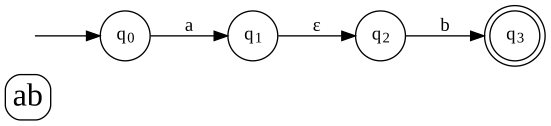

This figure's Python source:
#!/usr/bin/env python3
# -*- coding: utf-8 -*-


# I Matthew Boyle have written all of this project myself, without any
# unauthorized assistance, and have followed the academic honor code.


from nfa_regex import *
from state import *
# Note: You may want to use the provided generateSVG() method below for visualizing,
# your NFAs/DFAs and for debugging. If not, you may remove it and the following import.
# You are not required to provide a working generateSVG method, but you may find it useful.
try:
	from graphviz import Digraph
except:
	pass



# TODO: This is your class for modeling NFAs/DFAs! Some is already stubbed out for you.
class NFA:
    """A class for NFAs that can be constructed from a Regex"""
    def __init__(self, r = None):
        """Constructs an empty-language NFA when r==None, 
            or constructs an NFA from the provided Regex object."""
        self.r = r #s Save a reference to the regex itself
        if r == None:
            # If no Regex instance is provided: the empty language 
            start = State()
            self.Q = {start}
            self.Sigma = set()
            self.s = start
            self.F = set()
            self.delta = set()
        elif isinstance(r, EpsilonRegex):
            # TODO: the epsilon language, base form (Hint: look in regex.py)
            start = State()
            self.Q = {start}
            self.Sigma = set()
            self.s = start
            self.F = set(start)
            self.delta = set()
        elif isinstance(r, StarRegex):
            # TODO: handle derived form star
            nfa0 = NFA(r.r0)
            start = State()
            self.Q = nfa0.Q | {start}
            self.Sigma = nfa0.Sigma
            self.s = start
            self.F = {start}
            self.delta = (nfa0.delta | {(start, "", nfa0.s), (min(nfa0.F), "", start)})
        elif isinstance(r, SeqRegex):
            # TODO: handle derived form juxtaposition/sequencing
            nfa0 = NFA(r.r0)
            nfa1 = NFA(r.r1)
            self.Q = nfa0.Q | nfa1.Q
            self.Sigma = nfa0.Sigma | nfa1.Sigma
            self.s = nfa0.s
            self.F = nfa1.F
            self.delta = (nfa0.delta | nfa1.delta | {(min(nfa0.F), "", nfa1.s)})
        elif isinstance(r, DisjRegex):
            # Note how this is exactly the Disjunction construction
            # we saw in the slides for converting RE -> NFA
            nfa0 = NFA(r.r0)
            nfa1 = NFA(r.r1)
            start = State()
            end = State()
            self.Q = nfa0.Q | nfa1.Q | {start, end}
            self.Sigma = nfa0.Sigma | nfa1.Sigma
            self.s = start
            self.F = {end}
            # Explanation: below, min is nice for selecting an arbitrary
            # element; as we maintain as an invariant that self.F is
            # a singleton for the duration of NFA construction, this works well
            # (may not be the case for DFAs; also note: empty string is epsilon)
            self.delta = ({(start, "", nfa0.s), (start, "", nfa1.s),
                           (min(nfa0.F), "", end), (min(nfa1.F), "", end)}
                          | nfa0.delta | nfa1.delta)
        elif isinstance(r, CharRegex):
            # TODO: handle base form (Hint: look in regex.py)
            start = State()
            end = State()
            self.Q = {start, end}
            self.Sigma = set(r.x)
            self.s = start
            self.F = {end}
            self.delta = {(start, r.x, end)}
        else:
            raise "NFA must be constructed from a Regex (or None)."


    def matches(self, s):
        # Note how move and epsilon closure (written correctly) may be used to
        # simulate an NFA or DFA (this code can work for both!)
        # See also: the nfa-dfa and subset algorithm slides from class for move, epsilonClosure.
        current = self.epsilonClosure({self.s})
        for x in s:
            current = self.epsilonClosure(self.move(current, x))
        if current & self.F == set():
            return False
        else:
            return True
        
        
    def epsilonClosure(self, qs):
        """Returns the set of states reachable from those in qs without consuming any characters."""
        # TODO: write epsilon closure (see slides)
        eps = set()
        for x in qs:
            for y in self.delta:
                if y[0] == x and y[1] == "":
                    eps.add(y[2])
        while eps != set():
            return (self.epsilonClosure(eps) | eps)
        return qs

    
    def move(self, qs, x):
        """Returns the set of states reachable from those in qs by consuming character x."""
        # TODO: write move (see slides)
        eps = set()
        for y in qs:
            for z in self.delta:
                if z[0] == y and z[1] == x:
                    eps.add(z[2])
        return eps

    
    def NFA_to_DFA(self):
        """Returns a DFA equivalent to self."""
        dfa = NFA()
        dfa.r = self.r
        startset = self.epsilonClosure({self.s})
        start = State(frozenset(startset))
        dfa.Q = {start}
        # TODO: Construct dfa from self (using subset algorithm)
        #       ...
        return dfa

    
    def statecount(self):
        return len(self.Q)
        
        
    def isDFA(self):
        # Checks to see if the NFA is also a DFA:
        # i.e., reports True iff self.delta is a function
        for q in self.Q:
            outgoingset = set()
            for e in self.delta:
                if q == e[0]:
                    if e[1] in outgoingset or e[1] == "":
                        return False
                    outgoingset.add(e[1])
        return True


    def minimizeDFA(self):
        """Takes a DFA and returns a minimized DFA"""
        if self.isDFA() == False:
            raise "minimizeDFA must be provided a DFA"

        # Use partition refinement (to a fixpoint)
        parts = set()
        if self.F != set(): parts.add(frozenset(self.F))
        # TODO: Use Hopcroft's algorithm to produce a new, minimal
        #       DFA, and return it.
        # ...
        mdfa = NFA()
        # ...
        return mdfa


    # Note: You do not need to touch this function, but may, and may find it useful for
    # generating visualizations of the NFA/DFA for understanding and debugging purposes
    def generateSVG(self,file_name="nfa",title=True):
        """Writes the current NFA to a dot file and runs graphviz (must be locally installed!)"""

        # Setup
        dot = Digraph(name='nfa',comment='nfa')
        dot.attr(rankdir='LR')
        names = {}
        if title == True:
            dot.node("regex",label='<<FONT POINT-SIZE="24">'+str(self.r)+'</FONT>>', shape="square", style="rounded", height="0", width="0", margin="0.05")
        elif isinstance(title,str):
            dot.node("regex",label='<<FONT POINT-SIZE="24">'+title+'</FONT>>', shape="square", style="rounded", height="0", width="0", margin="0.05")
        dot.node("*", style="invis", height="0", width="0", margin="0")
        
        def pad_lab(s):
            """For some reason graphviz needs spaces padding this to render right."""
            return "  "+s+"  "
        def str_lab(s):
            if s == "": return "ε"
            else: return str(s)

        # Nodes and Edges
        def namer(n): return "<q<sub><font point-size=\"11\">"+n+"</font></sub>>"
        if self.s in self.F:
            dot.node(str(len(names)),namer(str(len(names))), shape="doublecircle")
        else:
            dot.node(str(len(names)),namer(str(len(names))), shape="circle")
        names[self.s] = len(names)
        for n in (self.Q - self.F - {self.s}):
            dot.node(str(len(names)),namer(str(len(names))), shape="circle")
            names[n] = len(names)
        for n in (self.F - {self.s}):
            dot.node(str(len(names)),namer(str(len(names))), shape="doublecircle")
            names[n] = len(names)
        pseudodelta = dict()
        for e in self.delta:
            if (e[0],e[2]) in pseudodelta:
                pseudodelta[(e[0],e[2])] |= frozenset({e[1]})
            else:
                pseudodelta[(e[0],e[2])] = frozenset({e[1]})
        for k in pseudodelta.keys():
            dot.edge(str(names[k[0]]), str(names[k[1]]), label=pad_lab(
                ",".join(list(map(str_lab,sorted(list(pseudodelta[k])))))))
        dot.edge("*", str(names[self.s]), label="")

        dot.format = 'svg'
        dot.render(filename=file_name, cleanup=True)
        

        
